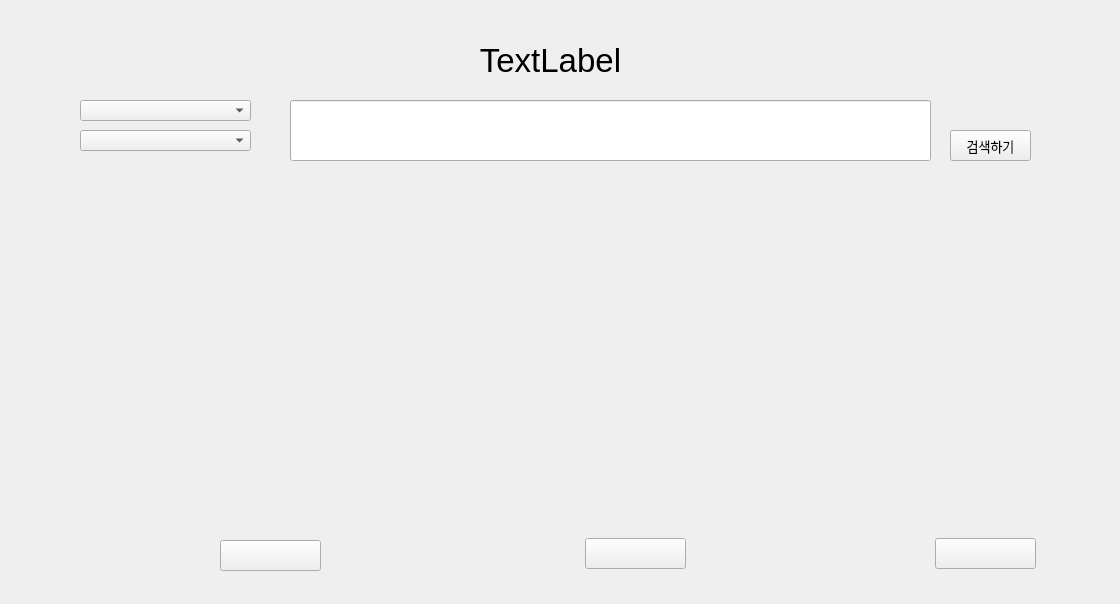
<?xml version="1.0" encoding="UTF-8"?>
<ui version="4.0">
 <class>Form</class>
 <widget class="QWidget" name="Form">
  <property name="geometry">
   <rect>
    <x>0</x>
    <y>0</y>
    <width>1120</width>
    <height>604</height>
   </rect>
  </property>
  <property name="font">
   <font>
    <pointsize>20</pointsize>
   </font>
  </property>
  <property name="windowTitle">
   <string>Form</string>
  </property>
  <widget class="QComboBox" name="category_box">
   <property name="geometry">
    <rect>
     <x>80</x>
     <y>100</y>
     <width>171</width>
     <height>21</height>
    </rect>
   </property>
   <property name="font">
    <font>
     <pointsize>13</pointsize>
    </font>
   </property>
  </widget>
  <widget class="QLabel" name="product_lbl">
   <property name="geometry">
    <rect>
     <x>80</x>
     <y>40</y>
     <width>941</width>
     <height>41</height>
    </rect>
   </property>
   <property name="font">
    <font>
     <pointsize>25</pointsize>
    </font>
   </property>
   <property name="text">
    <string>TextLabel</string>
   </property>
   <property name="alignment">
    <set>Qt::AlignCenter</set>
   </property>
  </widget>
  <widget class="QLabel" name="img_lbl_1">
   <property name="geometry">
    <rect>
     <x>70</x>
     <y>290</y>
     <width>241</width>
     <height>231</height>
    </rect>
   </property>
   <property name="text">
    <string/>
   </property>
  </widget>
  <widget class="QPushButton" name="buy_btn_1">
   <property name="geometry">
    <rect>
     <x>220</x>
     <y>540</y>
     <width>101</width>
     <height>31</height>
    </rect>
   </property>
   <property name="font">
    <font>
     <pointsize>15</pointsize>
    </font>
   </property>
   <property name="text">
    <string/>
   </property>
  </widget>
  <widget class="QLabel" name="prod_lbl_1">
   <property name="geometry">
    <rect>
     <x>65</x>
     <y>542</y>
     <width>141</width>
     <height>41</height>
    </rect>
   </property>
   <property name="font">
    <font>
     <pointsize>10</pointsize>
    </font>
   </property>
   <property name="text">
    <string/>
   </property>
  </widget>
  <widget class="QPushButton" name="buy_btn_2">
   <property name="geometry">
    <rect>
     <x>585</x>
     <y>538</y>
     <width>101</width>
     <height>31</height>
    </rect>
   </property>
   <property name="font">
    <font>
     <pointsize>15</pointsize>
    </font>
   </property>
   <property name="text">
    <string/>
   </property>
  </widget>
  <widget class="QLabel" name="img_lbl_2">
   <property name="geometry">
    <rect>
     <x>435</x>
     <y>288</y>
     <width>241</width>
     <height>231</height>
    </rect>
   </property>
   <property name="text">
    <string/>
   </property>
  </widget>
  <widget class="QLabel" name="prod_lbl_2">
   <property name="geometry">
    <rect>
     <x>430</x>
     <y>540</y>
     <width>141</width>
     <height>31</height>
    </rect>
   </property>
   <property name="font">
    <font>
     <pointsize>10</pointsize>
    </font>
   </property>
   <property name="text">
    <string/>
   </property>
  </widget>
  <widget class="QPushButton" name="buy_btn_3">
   <property name="geometry">
    <rect>
     <x>935</x>
     <y>538</y>
     <width>101</width>
     <height>31</height>
    </rect>
   </property>
   <property name="font">
    <font>
     <pointsize>15</pointsize>
    </font>
   </property>
   <property name="text">
    <string/>
   </property>
  </widget>
  <widget class="QLabel" name="img_lbl_3">
   <property name="geometry">
    <rect>
     <x>785</x>
     <y>288</y>
     <width>241</width>
     <height>231</height>
    </rect>
   </property>
   <property name="text">
    <string/>
   </property>
  </widget>
  <widget class="QLabel" name="prod_lbl_3">
   <property name="geometry">
    <rect>
     <x>780</x>
     <y>540</y>
     <width>141</width>
     <height>31</height>
    </rect>
   </property>
   <property name="font">
    <font>
     <pointsize>10</pointsize>
    </font>
   </property>
   <property name="text">
    <string/>
   </property>
  </widget>
  <widget class="QLabel" name="warning_word">
   <property name="geometry">
    <rect>
     <x>300</x>
     <y>250</y>
     <width>471</width>
     <height>151</height>
    </rect>
   </property>
   <property name="font">
    <font>
     <pointsize>30</pointsize>
    </font>
   </property>
   <property name="text">
    <string/>
   </property>
   <property name="alignment">
    <set>Qt::AlignCenter</set>
   </property>
  </widget>
  <widget class="QLabel" name="search_lbl">
   <property name="geometry">
    <rect>
     <x>320</x>
     <y>100</y>
     <width>501</width>
     <height>41</height>
    </rect>
   </property>
   <property name="text">
    <string/>
   </property>
   <property name="alignment">
    <set>Qt::AlignCenter</set>
   </property>
  </widget>
  <widget class="QLineEdit" name="le_keyword">
   <property name="geometry">
    <rect>
     <x>290</x>
     <y>100</y>
     <width>641</width>
     <height>61</height>
    </rect>
   </property>
  </widget>
  <widget class="QPushButton" name="btn_recommend">
   <property name="geometry">
    <rect>
     <x>950</x>
     <y>130</y>
     <width>81</width>
     <height>31</height>
    </rect>
   </property>
   <property name="font">
    <font>
     <pointsize>10</pointsize>
    </font>
   </property>
   <property name="text">
    <string>검색하기</string>
   </property>
  </widget>
  <widget class="QComboBox" name="product_box">
   <property name="geometry">
    <rect>
     <x>80</x>
     <y>130</y>
     <width>171</width>
     <height>21</height>
    </rect>
   </property>
   <property name="font">
    <font>
     <pointsize>10</pointsize>
    </font>
   </property>
  </widget>
  <widget class="QLabel" name="label">
   <property name="geometry">
    <rect>
     <x>290</x>
     <y>170</y>
     <width>321</width>
     <height>21</height>
    </rect>
   </property>
   <property name="font">
    <font>
     <pointsize>15</pointsize>
    </font>
   </property>
   <property name="text">
    <string/>
   </property>
  </widget>
 </widget>
 <resources/>
 <connections/>
</ui>
